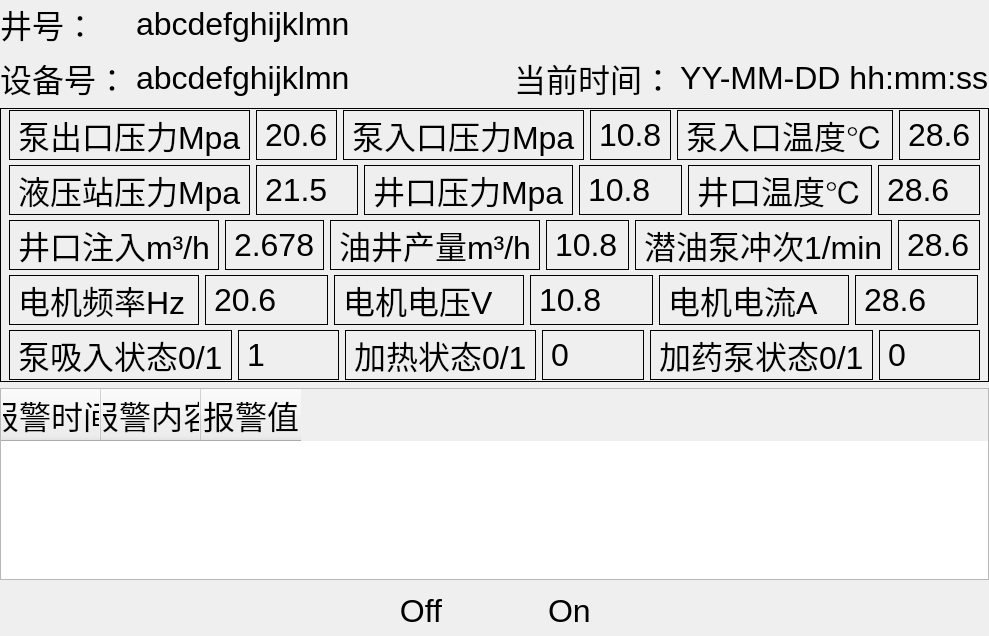
      <widget class="QWidget" name="page_welcome">
       <property name="sizePolicy">
        <sizepolicy hsizetype="Preferred" vsizetype="Preferred">
         <horstretch>0</horstretch>
         <verstretch>0</verstretch>
        </sizepolicy>
       </property>
       <property name="font">
        <font>
         <family>Arial</family>
         <pointsize>24</pointsize>
        </font>
       </property>
       <property name="layoutDirection">
        <enum>Qt::LeftToRight</enum>
       </property>
       <property name="styleSheet">
        <string notr="true"/>
       </property>
       <layout class="QVBoxLayout" name="verticalLayout_3" stretch="5,5,35,50,5">
        <property name="leftMargin">
         <number>0</number>
        </property>
        <property name="topMargin">
         <number>0</number>
        </property>
        <property name="rightMargin">
         <number>0</number>
        </property>
        <property name="bottomMargin">
         <number>0</number>
        </property>
        <item>
         <widget class="QWidget" name="widget_well" native="true">
          <layout class="QHBoxLayout" name="horizontalLayout" stretch="9">
           <property name="leftMargin">
            <number>0</number>
           </property>
           <property name="topMargin">
            <number>0</number>
           </property>
           <property name="rightMargin">
            <number>0</number>
           </property>
           <property name="bottomMargin">
            <number>0</number>
           </property>
           <item>
            <widget class="QWidget" name="widget" native="true">
             <layout class="QHBoxLayout" name="horizontalLayout_7" stretch="1,9">
              <property name="leftMargin">
               <number>0</number>
              </property>
              <property name="topMargin">
               <number>0</number>
              </property>
              <property name="rightMargin">
               <number>0</number>
              </property>
              <property name="bottomMargin">
               <number>0</number>
              </property>
              <item>
               <widget class="QLabel" name="label">
                <property name="sizePolicy">
                 <sizepolicy hsizetype="Fixed" vsizetype="Preferred">
                  <horstretch>0</horstretch>
                  <verstretch>0</verstretch>
                 </sizepolicy>
                </property>
                <property name="minimumSize">
                 <size>
                  <width>130</width>
                  <height>0</height>
                 </size>
                </property>
                <property name="text">
                 <string>井号：</string>
                </property>
                <property name="wordWrap">
                 <bool>false</bool>
                </property>
               </widget>
              </item>
              <item>
               <widget class="QLabel" name="label_2">
                <property name="text">
                 <string>abcdefghijklmn</string>
                </property>
               </widget>
              </item>
             </layout>
            </widget>
           </item>
          </layout>
         </widget>
        </item>
        <item>
         <widget class="QWidget" name="widget_device_time" native="true">
          <layout class="QHBoxLayout" name="horizontalLayout_2" stretch="9,1">
           <property name="leftMargin">
            <number>0</number>
           </property>
           <property name="topMargin">
            <number>0</number>
           </property>
           <property name="rightMargin">
            <number>0</number>
           </property>
           <property name="bottomMargin">
            <number>0</number>
           </property>
           <item>
            <widget class="QWidget" name="widget_device" native="true">
             <layout class="QHBoxLayout" name="horizontalLayout_3" stretch="2,8">
              <property name="leftMargin">
               <number>0</number>
              </property>
              <property name="topMargin">
               <number>0</number>
              </property>
              <property name="rightMargin">
               <number>0</number>
              </property>
              <property name="bottomMargin">
               <number>0</number>
              </property>
              <item>
               <widget class="QLabel" name="label_3">
                <property name="sizePolicy">
                 <sizepolicy hsizetype="Fixed" vsizetype="Preferred">
                  <horstretch>0</horstretch>
                  <verstretch>0</verstretch>
                 </sizepolicy>
                </property>
                <property name="minimumSize">
                 <size>
                  <width>130</width>
                  <height>0</height>
                 </size>
                </property>
                <property name="text">
                 <string>设备号：</string>
                </property>
               </widget>
              </item>
              <item>
               <widget class="QLabel" name="label_4">
                <property name="text">
                 <string>abcdefghijklmn</string>
                </property>
               </widget>
              </item>
             </layout>
            </widget>
           </item>
           <item>
            <widget class="QWidget" name="widget_time" native="true">
             <layout class="QHBoxLayout" name="horizontalLayout_4">
              <property name="leftMargin">
               <number>0</number>
              </property>
              <property name="topMargin">
               <number>0</number>
              </property>
              <property name="rightMargin">
               <number>0</number>
              </property>
              <property name="bottomMargin">
               <number>0</number>
              </property>
              <item>
               <widget class="QLabel" name="label_15">
                <property name="text">
                 <string>当前时间：</string>
                </property>
               </widget>
              </item>
              <item>
               <widget class="QLabel" name="welcom_time">
                <property name="sizePolicy">
                 <sizepolicy hsizetype="Fixed" vsizetype="Preferred">
                  <horstretch>0</horstretch>
                  <verstretch>0</verstretch>
                 </sizepolicy>
                </property>
                <property name="minimumSize">
                 <size>
                  <width>0</width>
                  <height>0</height>
                 </size>
                </property>
                <property name="text">
                 <string>YY-MM-DD hh:mm:ss</string>
                </property>
               </widget>
              </item>
             </layout>
            </widget>
           </item>
          </layout>
         </widget>
        </item>
        <item>
         <widget class="QWidget" name="widget_info" native="true">
          <property name="styleSheet">
           <string notr="true">border:1px solid</string>
          </property>
          <layout class="QVBoxLayout" name="verticalLayout_2">
           <property name="spacing">
            <number>1</number>
           </property>
           <property name="leftMargin">
            <number>0</number>
           </property>
           <property name="topMargin">
            <number>0</number>
           </property>
           <property name="rightMargin">
            <number>0</number>
           </property>
           <property name="bottomMargin">
            <number>0</number>
           </property>
           <item>
            <widget class="QWidget" name="widget_line1" native="true">
             <property name="styleSheet">
              <string notr="true">border:none</string>
             </property>
             <layout class="QHBoxLayout" name="horizontalLayout_5" stretch="20,13,20,13,20,13">
              <property name="topMargin">
               <number>2</number>
              </property>
              <property name="bottomMargin">
               <number>2</number>
              </property>
              <item>
               <widget class="QLabel" name="label_6">
                <property name="styleSheet">
                 <string notr="true">border:1px solid</string>
                </property>
                <property name="text">
                 <string>泵出口压力Mpa</string>
                </property>
               </widget>
              </item>
              <item>
               <widget class="QLabel" name="label_7">
                <property name="styleSheet">
                 <string notr="true">border: 1px solid</string>
                </property>
                <property name="text">
                 <string>20.6</string>
                </property>
               </widget>
              </item>
              <item>
               <widget class="QLabel" name="label_8">
                <property name="styleSheet">
                 <string notr="true">border:1px solid</string>
                </property>
                <property name="text">
                 <string>泵入口压力Mpa</string>
                </property>
               </widget>
              </item>
              <item>
               <widget class="QLabel" name="label_9">
                <property name="styleSheet">
                 <string notr="true">border:1px solid</string>
                </property>
                <property name="text">
                 <string>10.8</string>
                </property>
               </widget>
              </item>
              <item>
               <widget class="QLabel" name="label_10">
                <property name="styleSheet">
                 <string notr="true">border:1px solid</string>
                </property>
                <property name="text">
                 <string>泵入口温度℃</string>
                </property>
               </widget>
              </item>
              <item>
               <widget class="QLabel" name="label_11">
                <property name="styleSheet">
                 <string notr="true">border:1px solid</string>
                </property>
                <property name="text">
                 <string>28.6</string>
                </property>
               </widget>
              </item>
             </layout>
            </widget>
           </item>
           <item>
            <widget class="QWidget" name="widget_line2" native="true">
             <property name="styleSheet">
              <string notr="true">border:none</string>
             </property>
             <layout class="QHBoxLayout" name="horizontalLayout_11" stretch="20,13,20,13,20,13">
              <property name="topMargin">
               <number>2</number>
              </property>
              <property name="bottomMargin">
               <number>2</number>
              </property>
              <item>
               <widget class="QLabel" name="label_23">
                <property name="styleSheet">
                 <string notr="true">border:1px solid</string>
                </property>
                <property name="text">
                 <string>液压站压力Mpa</string>
                </property>
               </widget>
              </item>
              <item>
               <widget class="QLabel" name="label_26">
                <property name="styleSheet">
                 <string notr="true">border: 1px solid</string>
                </property>
                <property name="text">
                 <string>21.5</string>
                </property>
               </widget>
              </item>
              <item>
               <widget class="QLabel" name="label_28">
                <property name="styleSheet">
                 <string notr="true">border:1px solid</string>
                </property>
                <property name="text">
                 <string>井口压力Mpa</string>
                </property>
               </widget>
              </item>
              <item>
               <widget class="QLabel" name="label_25">
                <property name="styleSheet">
                 <string notr="true">border:1px solid</string>
                </property>
                <property name="text">
                 <string>10.8</string>
                </property>
               </widget>
              </item>
              <item>
               <widget class="QLabel" name="label_24">
                <property name="styleSheet">
                 <string notr="true">border:1px solid</string>
                </property>
                <property name="text">
                 <string>井口温度℃</string>
                </property>
               </widget>
              </item>
              <item>
               <widget class="QLabel" name="label_27">
                <property name="styleSheet">
                 <string notr="true">border:1px solid</string>
                </property>
                <property name="text">
                 <string>28.6</string>
                </property>
               </widget>
              </item>
             </layout>
            </widget>
           </item>
           <item>
            <widget class="QWidget" name="widget_line3" native="true">
             <property name="styleSheet">
              <string notr="true">border:none</string>
             </property>
             <layout class="QHBoxLayout" name="horizontalLayout_12" stretch="20,13,20,13,20,13">
              <property name="topMargin">
               <number>2</number>
              </property>
              <property name="bottomMargin">
               <number>2</number>
              </property>
              <item>
               <widget class="QLabel" name="label_34">
                <property name="styleSheet">
                 <string notr="true">border:1px solid</string>
                </property>
                <property name="text">
                 <string>井口注入m³/h</string>
                </property>
               </widget>
              </item>
              <item>
               <widget class="QLabel" name="label_33">
                <property name="styleSheet">
                 <string notr="true">border: 1px solid</string>
                </property>
                <property name="text">
                 <string>2.678</string>
                </property>
               </widget>
              </item>
              <item>
               <widget class="QLabel" name="label_30">
                <property name="styleSheet">
                 <string notr="true">border:1px solid</string>
                </property>
                <property name="text">
                 <string>油井产量m³/h</string>
                </property>
               </widget>
              </item>
              <item>
               <widget class="QLabel" name="label_32">
                <property name="styleSheet">
                 <string notr="true">border:1px solid</string>
                </property>
                <property name="text">
                 <string>10.8</string>
                </property>
               </widget>
              </item>
              <item>
               <widget class="QLabel" name="label_29">
                <property name="styleSheet">
                 <string notr="true">border:1px solid</string>
                </property>
                <property name="text">
                 <string>潜油泵冲次1/min</string>
                </property>
               </widget>
              </item>
              <item>
               <widget class="QLabel" name="label_31">
                <property name="styleSheet">
                 <string notr="true">border:1px solid</string>
                </property>
                <property name="text">
                 <string>28.6</string>
                </property>
               </widget>
              </item>
             </layout>
            </widget>
           </item>
           <item>
            <widget class="QWidget" name="widget_line4" native="true">
             <property name="styleSheet">
              <string notr="true">border:none</string>
             </property>
             <layout class="QHBoxLayout" name="horizontalLayout_13" stretch="20,13,20,13,20,13">
              <property name="topMargin">
               <number>2</number>
              </property>
              <property name="rightMargin">
               <number>11</number>
              </property>
              <property name="bottomMargin">
               <number>2</number>
              </property>
              <item>
               <widget class="QLabel" name="label_40">
                <property name="styleSheet">
                 <string notr="true">border:1px solid</string>
                </property>
                <property name="text">
                 <string>电机频率Hz</string>
                </property>
               </widget>
              </item>
              <item>
               <widget class="QLabel" name="label_38">
                <property name="styleSheet">
                 <string notr="true">border: 1px solid</string>
                </property>
                <property name="text">
                 <string>20.6</string>
                </property>
               </widget>
              </item>
              <item>
               <widget class="QLabel" name="label_39">
                <property name="styleSheet">
                 <string notr="true">border:1px solid</string>
                </property>
                <property name="text">
                 <string>电机电压V</string>
                </property>
               </widget>
              </item>
              <item>
               <widget class="QLabel" name="label_35">
                <property name="styleSheet">
                 <string notr="true">border:1px solid</string>
                </property>
                <property name="text">
                 <string>10.8</string>
                </property>
               </widget>
              </item>
              <item>
               <widget class="QLabel" name="label_37">
                <property name="styleSheet">
                 <string notr="true">border:1px solid</string>
                </property>
                <property name="text">
                 <string>电机电流A</string>
                </property>
               </widget>
              </item>
              <item>
               <widget class="QLabel" name="label_36">
                <property name="styleSheet">
                 <string notr="true">border:1px solid</string>
                </property>
                <property name="text">
                 <string>28.6</string>
                </property>
               </widget>
              </item>
             </layout>
            </widget>
           </item>
           <item>
            <widget class="QWidget" name="widget_line5" native="true">
             <property name="autoFillBackground">
              <bool>false</bool>
             </property>
             <property name="styleSheet">
              <string notr="true">border:none</string>
             </property>
             <layout class="QHBoxLayout" name="horizontalLayout_14" stretch="20,13,20,13,20,13">
              <property name="topMargin">
               <number>2</number>
              </property>
              <property name="bottomMargin">
               <number>2</number>
              </property>
              <item>
               <widget class="QLabel" name="label_44">
                <property name="styleSheet">
                 <string notr="true">border:1px solid</string>
                </property>
                <property name="text">
                 <string>泵吸入状态0/1</string>
                </property>
               </widget>
              </item>
              <item>
               <widget class="QLabel" name="label_43">
                <property name="styleSheet">
                 <string notr="true">border: 1px solid</string>
                </property>
                <property name="text">
                 <string>1</string>
                </property>
               </widget>
              </item>
              <item>
               <widget class="QLabel" name="label_42">
                <property name="styleSheet">
                 <string notr="true">border:1px solid</string>
                </property>
                <property name="text">
                 <string>加热状态0/1</string>
                </property>
               </widget>
              </item>
              <item>
               <widget class="QLabel" name="label_45">
                <property name="styleSheet">
                 <string notr="true">border:1px solid</string>
                </property>
                <property name="text">
                 <string>0</string>
                </property>
               </widget>
              </item>
              <item>
               <widget class="QLabel" name="label_46">
                <property name="styleSheet">
                 <string notr="true">border:1px solid</string>
                </property>
                <property name="text">
                 <string>加药泵状态0/1</string>
                </property>
               </widget>
              </item>
              <item>
               <widget class="QLabel" name="label_41">
                <property name="styleSheet">
                 <string notr="true">border:1px solid</string>
                </property>
                <property name="text">
                 <string>0</string>
                </property>
               </widget>
              </item>
             </layout>
            </widget>
           </item>
          </layout>
         </widget>
        </item>
        <item>
         <widget class="QWidget" name="widget_alarm" native="true">
          <layout class="QVBoxLayout" name="verticalLayout_4">
           <property name="leftMargin">
            <number>0</number>
           </property>
           <property name="topMargin">
            <number>0</number>
           </property>
           <property name="rightMargin">
            <number>0</number>
           </property>
           <property name="bottomMargin">
            <number>0</number>
           </property>
           <item>
            <widget class="QTableWidget" name="welcome_alarm_table">
             <property name="columnCount">
              <number>3</number>
             </property>
             <column>
              <property name="text">
               <string>报警时间</string>
              </property>
             </column>
             <column>
              <property name="text">
               <string>报警内容</string>
              </property>
             </column>
             <column>
              <property name="text">
               <string>报警值</string>
              </property>
             </column>
            </widget>
           </item>
          </layout>
         </widget>
        </item>
        <item>
         <widget class="QWidget" name="widget_operation" native="true">
          <layout class="QHBoxLayout" name="horizontalLayout_6">
           <property name="leftMargin">
            <number>0</number>
           </property>
           <property name="topMargin">
            <number>0</number>
           </property>
           <property name="rightMargin">
            <number>0</number>
           </property>
           <property name="bottomMargin">
            <number>0</number>
           </property>
           <item>
            <widget class="QPushButton" name="welcom_prev">
             <property name="sizePolicy">
              <sizepolicy hsizetype="Preferred" vsizetype="Preferred">
               <horstretch>0</horstretch>
               <verstretch>0</verstretch>
              </sizepolicy>
             </property>
             <property name="minimumSize">
              <size>
               <width>50</width>
               <height>50</height>
              </size>
             </property>
             <property name="text">
              <string/>
             </property>
             <property name="icon">
              <iconset resource="CSSHP.qrc">
               <normaloff>:/png/assets/png/zuo.png</normaloff>:/png/assets/png/zuo.png</iconset>
             </property>
             <property name="iconSize">
              <size>
               <width>50</width>
               <height>50</height>
              </size>
             </property>
             <property name="autoRepeat">
              <bool>false</bool>
             </property>
             <property name="autoExclusive">
              <bool>true</bool>
             </property>
             <property name="flat">
              <bool>true</bool>
             </property>
            </widget>
           </item>
           <item>
            <spacer name="horizontalSpacer_2">
             <property name="orientation">
              <enum>Qt::Horizontal</enum>
             </property>
             <property name="sizeHint" stdset="0">
              <size>
               <width>40</width>
               <height>20</height>
              </size>
             </property>
            </spacer>
           </item>
           <item>
            <widget class="QPushButton" name="btn_freq_up">
             <property name="sizePolicy">
              <sizepolicy hsizetype="Preferred" vsizetype="Preferred">
               <horstretch>0</horstretch>
               <verstretch>0</verstretch>
              </sizepolicy>
             </property>
             <property name="minimumSize">
              <size>
               <width>50</width>
               <height>50</height>
              </size>
             </property>
             <property name="text">
              <string/>
             </property>
             <property name="icon">
              <iconset resource="CSSHP.qrc">
               <normaloff>:/png/assets/png/shang.png</normaloff>:/png/assets/png/shang.png</iconset>
             </property>
             <property name="iconSize">
              <size>
               <width>50</width>
               <height>50</height>
              </size>
             </property>
             <property name="flat">
              <bool>true</bool>
             </property>
            </widget>
           </item>
           <item>
            <widget class="QLabel" name="label_13">
             <property name="text">
              <string>Off</string>
             </property>
             <property name="alignment">
              <set>Qt::AlignRight|Qt::AlignTrailing|Qt::AlignVCenter</set>
             </property>
            </widget>
           </item>
           <item>
            <widget class="QPushButton" name="welcom_on_off">
             <property name="sizePolicy">
              <sizepolicy hsizetype="Preferred" vsizetype="Preferred">
               <horstretch>0</horstretch>
               <verstretch>0</verstretch>
              </sizepolicy>
             </property>
             <property name="minimumSize">
              <size>
               <width>50</width>
               <height>50</height>
              </size>
             </property>
             <property name="text">
              <string/>
             </property>
             <property name="icon">
              <iconset resource="CSSHP.qrc">
               <normaloff>:/png/assets/png/guan.png</normaloff>:/png/assets/png/guan.png</iconset>
             </property>
             <property name="iconSize">
              <size>
               <width>50</width>
               <height>50</height>
              </size>
             </property>
             <property name="flat">
              <bool>true</bool>
             </property>
            </widget>
           </item>
           <item>
            <widget class="QLabel" name="label_12">
             <property name="text">
              <string>On</string>
             </property>
            </widget>
           </item>
           <item>
            <widget class="QPushButton" name="btn_freq_down">
             <property name="sizePolicy">
              <sizepolicy hsizetype="Preferred" vsizetype="Preferred">
               <horstretch>0</horstretch>
               <verstretch>0</verstretch>
              </sizepolicy>
             </property>
             <property name="minimumSize">
              <size>
               <width>50</width>
               <height>50</height>
              </size>
             </property>
             <property name="text">
              <string/>
             </property>
             <property name="icon">
              <iconset resource="CSSHP.qrc">
               <normaloff>:/png/assets/png/xia.png</normaloff>:/png/assets/png/xia.png</iconset>
             </property>
             <property name="iconSize">
              <size>
               <width>50</width>
               <height>50</height>
              </size>
             </property>
             <property name="flat">
              <bool>true</bool>
             </property>
            </widget>
           </item>
           <item>
            <spacer name="horizontalSpacer">
             <property name="orientation">
              <enum>Qt::Horizontal</enum>
             </property>
             <property name="sizeHint" stdset="0">
              <size>
               <width>40</width>
               <height>20</height>
              </size>
             </property>
            </spacer>
           </item>
           <item>
            <widget class="QPushButton" name="welcome_next">
             <property name="sizePolicy">
              <sizepolicy hsizetype="Preferred" vsizetype="Preferred">
               <horstretch>0</horstretch>
               <verstretch>0</verstretch>
              </sizepolicy>
             </property>
             <property name="minimumSize">
              <size>
               <width>50</width>
               <height>50</height>
              </size>
             </property>
             <property name="text">
              <string/>
             </property>
             <property name="icon">
              <iconset resource="CSSHP.qrc">
               <normaloff>:/png/assets/png/you.png</normaloff>:/png/assets/png/you.png</iconset>
             </property>
             <property name="iconSize">
              <size>
               <width>50</width>
               <height>50</height>
              </size>
             </property>
             <property name="flat">
              <bool>true</bool>
             </property>
            </widget>
           </item>
          </layout>
         </widget>
        </item>
       </layout>
       <zorder>widget_device_time</zorder>
       <zorder>widget_well</zorder>
       <zorder>widget_info</zorder>
       <zorder>widget_alarm</zorder>
       <zorder>widget_operation</zorder>
      </widget>
